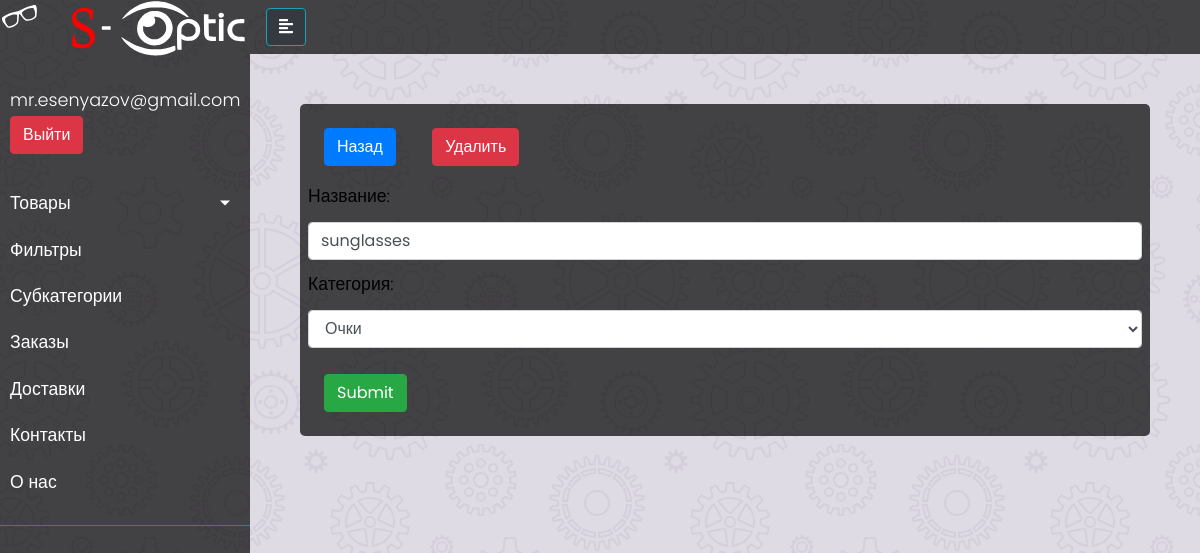
The app's page /dashboard/products/subcategories/detail/1/ (signed in) with its own data.
### accounts/models.py (models this page shows, shortened)
class User(AbstractBaseUser, PermissionsMixin):
    email = models.EmailField(max_length=255, unique=True)
    is_active = models.BooleanField(default=True)
    is_staff = models.BooleanField(default=False)
    objects = UserManager()
    USERNAME_FIELD = 'email'
    REQUIRED_FIELDS = []

### products/models.py (models this page shows, shortened)
class SubCategory(models.Model):
    value = models.CharField(max_length=20)
    cat = models.CharField(max_length=20, choices=CATEGORIES)

### dashboard/views.py (the view)
# urls.py: path('products/subcategories/detail/<int:pk>/', subcat_detail, name='subcat_detail'),
@login_required(login_url='login')
@staff_member_required(login_url='login')
def subcat_detail(request, pk=None):
    subcat = SubCategory.objects.get(id=pk)
    form = SubcatForm(instance=subcat)
    if request.method == 'POST':
        form = SubcatForm(request.POST, instance=subcat)
        if form.is_valid():
            form.save()
            return redirect('subcats')
    context = {
        'form':form,
        'subcat': subcat,
    }
    return render(request, 'dashboard/subcats/detail.html', context)

### products/forms.py
class SubcatForm(ModelForm):
    CATEGORIES = [
        ('glasses', 'Очки'),
        ('frames', 'Линзы'),
        ('outlet', 'outlet'),
    ]
    cat = forms.ChoiceField(label='Категория',
                            choices=CATEGORIES,
                            widget=forms.Select(
                                attrs={
                                    'class': 'form-control ',
                                    'placeholder': 'Выбор',
                                }
                            ))
    value = forms.CharField(label='Название',
                            widget=forms.TextInput(
                                attrs={
                                    'class': 'form-control',
                                    'placeholder': 'Введите название субкатегории',
                                }
                            ))
    class Meta:
        model = SubCategory
        fields = '__all__'

### dashboard/templates/dashboard/subcats/detail.html (shortened to what this page needs)
{% extends 'dashboard/base.html' %}
{% block content %}
    <div class="container p-2 content-block">
        <a href="{% url 'subcats' %}" class="btn btn-primary m-3">Назад</a>
        <a href="{% url 'subcat_delete' pk=subcat.id %}" class="btn btn-danger m-3">Удалить</a>
        <form action="" method="POST" enctype="multipart/form-data">
            {{ form.as_p }}
            <input type="submit" class="btn btn-success m-3">
        </form>
    </div>
{% endblock %}

### dashboard/templates/dashboard/base.html (shortened to what this page needs)
{% load static %}
<!doctype html>
<html lang="en">
<head>
    <link rel="stylesheet" href="https://stackpath.bootstrapcdn.com/bootstrap/4.5.2/css/bootstrap.min.css"
>
    <link rel="stylesheet" href="{% static 'dash.css' %}">
    <link rel="stylesheet"
          href="https://cdnjs.cloudflare.com/ajax/libs/malihu-custom-scrollbar-plugin/3.1.5/jquery.mCustomScrollbar.min.css">
</head>
<body>
<div class="wrapper">
    <nav id="sidebar">
        <div>
            <img width="100%" src="{% static 'logo.svg' %}">
        </div>
        <ul class="list-unstyled components">
            <p>{{ request.user.email }}
                <a class="btn btn-danger" href="{% url 'logout' %}">Выйти</a>
            </p>
            <li>
                <a href="#homeSubmenu" data-toggle="collapse" aria-expanded="false" class="dropdown-toggle">Товары</a>
            </li>
            <li>
                <a href="{% url 'filters' %}">Фильтры</a>
            </li>
            <li>
                <a href="{% url 'subcats' %}">Субкатегории</a>
            </li>
            <li>
                <a href="{% url 'orders' %}">Заказы</a>
            </li>
            <li>
                <a href="{% url 'deliveries' %}">Доставки</a>
            </li>
            <li>
                <a href="{% url 'contacts_detail' %}">Контакты</a>
            </li>
            <li>
                <a href="{% url 'about_us_detail' %}">О нас</a>
            </li>
        </ul>
    </nav>
    <div id="content">
        <nav class="navbar navbar-expand-lg navbar-light bg-light" id="navbar">
            <button type="button" id="sidebarCollapse" class="btn btn-info bg-dark">
                <i class="fas fa-align-left "></i>
            </button>
        </nav>
        <div class="container">
            {% block content %}
            {% endblock %}
        </div>
    </div>
</div>
</body>
</html>

### static/dash.css (style rules this page uses)
body { font-family: 'Poppins', sans-serif; background-color: #DFDBE5; color: #fafafa !important; }
.content-block { background: rgba(0, 0, 0, 0.7); border-radius: 5px; }
p { font-family: 'Poppins', sans-serif; font-size: 1.1em; font-weight: 300; line-height: 1.7em; color: #999; }
a, a:hover, a:focus { color: inherit; text-decoration: none; transition: all 0.3s; }
#sidebar { min-width: 250px; max-width: 250px; min-height: 100vh; background: rgba(0, 0, 0, 0.7) !important; color: #fff; transition: all 0.3s; }
#navbar { width: 100% !important; background: rgba(0, 0, 0, 0.7) !important; }
#content { width: 100%; }
#content .container { padding: 50px; }
#sidebar ul.components { padding: 20px 0; border-bottom: 1px solid #47748b; }
#sidebar ul p { color: #fff; padding: 10px; }
#sidebar ul li a { padding: 10px; font-size: 1.1em; display: block; }
.wrapper { display: flex; width: 100%; align-items: stretch; }
a[data-toggle="collapse"] { position: relative; }
.dropdown-toggle::after { display: block; position: absolute; top: 50%; right: 20px; transform: translateY(-50%); }

### dashboard/templates/dashboard/subcats/detail.html (style rules this page uses)
form label { color: black !important; }
form * { margin: 0 auto; margin-bottom: 10px; }

### records on screen
User: user.email "mr.esenyazov@gmail.com"
SubCategory: value "sunglasses", cat "Очки"
